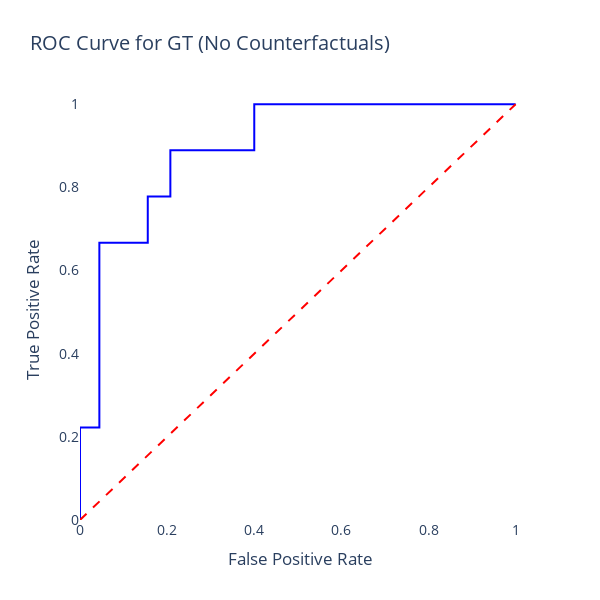

The notebook cell this image was saved under:
### Code cell
# IOI_GROUND_TRUTH_DATA = torch.load("data/ioi_ground_truth.pt")

# IOI_GROUND_TRUTH_HEADS = torch.zeros(12, 12)

# for layer, head in IOI_GROUND_TRUTH_DATA:
#     IOI_GROUND_TRUTH_HEADS[layer, head] = 1

# ground_truth = IOI_GROUND_TRUTH_HEADS.flatten()

GT_GROUND_TRUTH_DATA = torch.load("data/gt_ground_truth.pt")

GT_GROUND_TRUTH_HEADS = torch.zeros(12, 12)

for layer, head in GT_GROUND_TRUTH_DATA:
    GT_GROUND_TRUTH_HEADS[layer, head] = 1

ground_truth = GT_GROUND_TRUTH_HEADS.flatten()

# fp, tp, thresh = get_attn_head_roc(ground_truth, a.flatten().softmax(dim=-1), "IOI", visualize=True, additional_title="(No Counterfactuals)")
score, _, _, _ = get_attn_head_roc(ground_truth, attn_freqs.flatten().softmax(dim=-1), "GT", visualize=True, additional_title="(No Counterfactuals)")

### Figure 1 — Plotly figure (JSON) as saved in the notebook; plotly's stock layout.template omitted (floating-point values rounded to 4 significant figures)
{"data": [{"line": {"color": "blue", "width": 2}, "mode": "lines", "name": "ROC Curve", "type": "scatter", "x": [0, 0, 0, 0, 0, 0.007407, 0.007407, 0.007407, 0.04444, 0.04444, 0.04444, 0.04444, 0.04444, 0.04444, 0.05185, 0.05185, 0.05185, 0.08148, 0.08148, 0.08148, 0.1556, 0.1556, 0.1556, 0.163, 0.163, 0.163, 0.2074, 0.2074, 0.2074, 0.237, 0.237, 0.237, 0.2963, 0.2963, 0.2963, 0.4, 0.4, 0.4, 1, 1], "y": [0, 0.1111, 0.1111, 0.1111, 0.2222, 0.2222, 0.2222, 0.2222, 0.2222, 0.2222, 0.5556, 0.5556, 0.5556, 0.6667, 0.6667, 0.6667, 0.6667, 0.6667, 0.6667, 0.6667, 0.6667, 0.6667, 0.7778, 0.7778, 0.7778, 0.7778, 0.7778, 0.7778, 0.8889, 0.8889, 0.8889, 0.8889, 0.8889, 0.8889, 0.8889, 0.8889, 0.8889, 1, 1, 1]}], "layout": {"font": {"size": 14}, "height": 600, "hovermode": "closest", "legend": {"bgcolor": "rgba(255, 255, 255, 0.8)", "bordercolor": "black", "borderwidth": 1, "x": 0.7, "y": 0.2}, "plot_bgcolor": "white", "shapes": [{"line": {"color": "red", "dash": "dash", "width": 2}, "name": "Random Guess", "type": "line", "x0": 0, "x1": 1, "y0": 0, "y1": 1}], "title": {"text": "ROC Curve for GT (No Counterfactuals)"}, "width": 600, "xaxis": {"range": [0, 1.01], "showgrid": false, "title": {"text": "False Positive Rate"}, "zeroline": false}, "yaxis": {"range": [0, 1.01], "showgrid": false, "title": {"text": "True Positive Rate"}, "zeroline": false}}}
